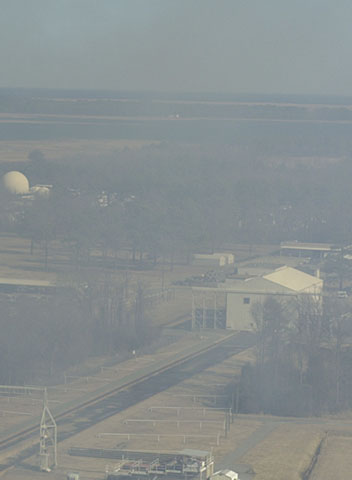
#> input picture image_enhancement/my_works/avs.jpg, 352 x 480 px
$ python MSE_PSNR.py   (Python 2 division)
#> lines starting #> are read from the running program, lines starting #| are printed output that depends on the picture; long printed decimals are rounded
import cv2
import numpy as np
from matplotlib import pyplot as plt
import math

img = cv2.imread('avs.jpg',0)
#> img: shape (480, 352); min 98, max 251, mean 141.5
equ= cv2.imread('ace.jpg',0)
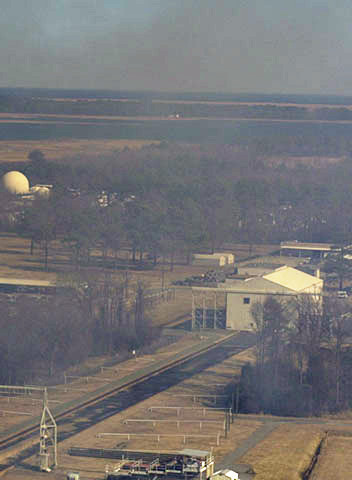
#> input picture image_enhancement/my_works/ace.jpg, 352 x 480 px
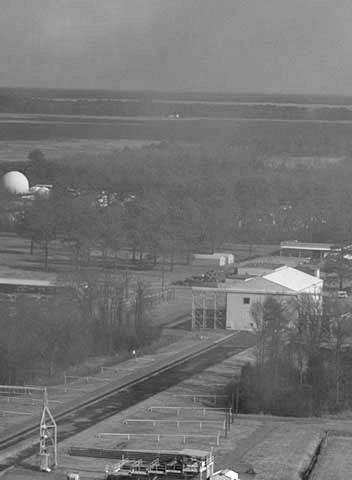
#> equ: shape (480, 352); min 6, max 255, mean 116.4


try:
	data1 = np.asarray( img, dtype='uint8' )
	data2 = np.asarray( equ, dtype='uint8' )
except SystemError:
	data1 = np.asarray( img.getdata(), dtype='uint8' )
	data2 = np.asarray( equ.getdata(), dtype='uint8' )

data1 = data1.astype(np.float64)
data2 = data2.astype(np.float64)

height = np.size(data1, 0)
#> height = 480
width = np.size(data1, 1)
#> width = 352


row_count = height - 1
#> row_count = 479
col_count = width - 1
#> col_count = 351
diff_sq = 0.0
sum_sq = 0.0
mse = 0.0
psnr = 0.0
diff = 0.0

while (row_count != 0):
	col_count = width - 1
	while (col_count != 0):
		diff = (data1[row_count,col_count] - data2[row_count,col_count])
		diff_sq = diff ** 2
		sum_sq += diff_sq
		col_count -= 1
	row_count -= 1
#> this loop made 479 passes
#> row_count on passes 1 to 3: 478, 477, 476
#> after the loop, row_count = 0; sum_sq = 143253128

mse = sum_sq/(height*width)
#> mse = 847.9

print "MSE = ",mse
#| MSE =  847.852

try:
	psnr = 20 * math.log10(255) - 10 * math.log10(mse)
#> psnr = 18.85
	print "PSNR = ",psnr
#| PSNR =  18.848
except ValueError:
	print "psnr is infinite"
